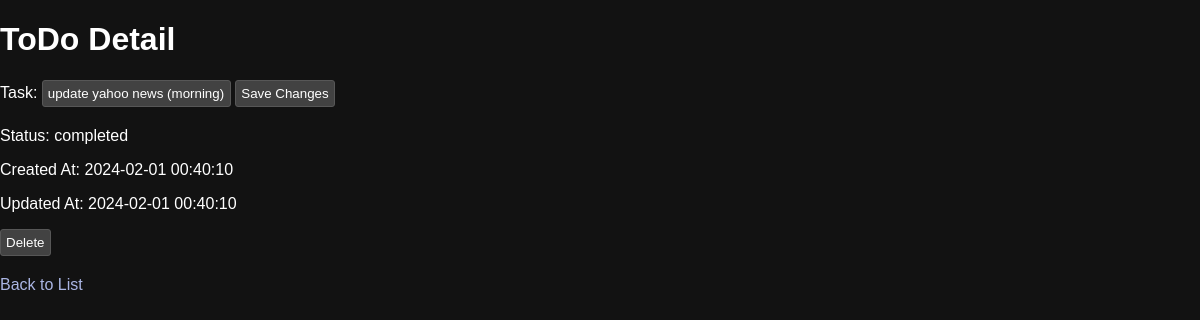
/todo/1, run on the app's committed database.
### tables this page shows
CREATE TABLE TODOS
                        (ID INTEGER PRIMARY KEY AUTOINCREMENT,
                        TASK TEXT NOT NULL,
                        STATUS TEXT NOT NULL,
                        CREATED_AT TIMESTAMP DEFAULT CURRENT_TIMESTAMP,
                        UPDATED_AT TIMESTAMP DEFAULT CURRENT_TIMESTAMP,
                        ITEM_ORDER INTEGER);

### app.py (the view)
@app.route('/todo/<int:id>')
def todo_detail(id):
    conn = get_db_connection()
    cursor = conn.cursor()
    cursor.execute("SELECT * FROM TODOS WHERE ID = ?", (id,))
    todo = cursor.fetchone()
    conn.close()
    return render_template('todo_detail.html', todo=todo)

### app.py (called while the page is built)
def get_db_connection():
    db_path = os.path.join(app.root_path, 'todo.db')
    conn = sqlite3.connect(db_path)
    conn.row_factory = sqlite3.Row
    return conn

### templates/todo_detail.html (shortened to what this page needs)
<!DOCTYPE html>
<html>
<head>
    <link rel="stylesheet" type="text/css" href="{{ url_for('static', filename='css/style.css') }}">
</head>
<body>
    <h1>ToDo Detail</h1>
    <form method="post" action="/edit/{{ todo['ID'] }}">
        <label for="task">Task:</label>
        <input type="text" id="task" name="task" value="{{ todo['TASK'] }}">
        <input type="submit" value="Save Changes">
    </form>
    <p>Status: {{ todo['STATUS'] }}</p>
    <p>Created At: {{ todo['CREATED_AT'] }}</p>
    <p>Updated At: {{ todo['UPDATED_AT'] }}</p>
    <form method="post" action="/delete/{{ todo['ID'] }}">
        <input type="submit" value="Delete" onclick="return confirm('Are you sure you want to delete this item?');">
    </form>
    <a href="/">Back to List</a>
</body>
</html>

### static/css/style.css (style rules this page uses)
body { font-family: Arial, sans-serif; margin: 0; padding: 0; background-color: #121212; color: #fff; }
h1 { color: #fff; }
form { margin-bottom: 20px; }
a { color: rgb(171, 182, 228); text-decoration: none; transition: color 0.3s ease-in-out, text-decoration 0.3s ease-in-out; }
input[type="text"], input[type="submit"] { background-color: #424242; color: white; border: 1px solid #575757; padding: 5px; border-radius: 3px; transition: background-color 0.3s, border-color 0.3s; }

### data on the page
TODOS: task "update yahoo news (morning)", STATUS "completed", CREATED_AT "2024-02-01 00:40:10", UPDATED_AT "2024-02-01 00:40:10"
